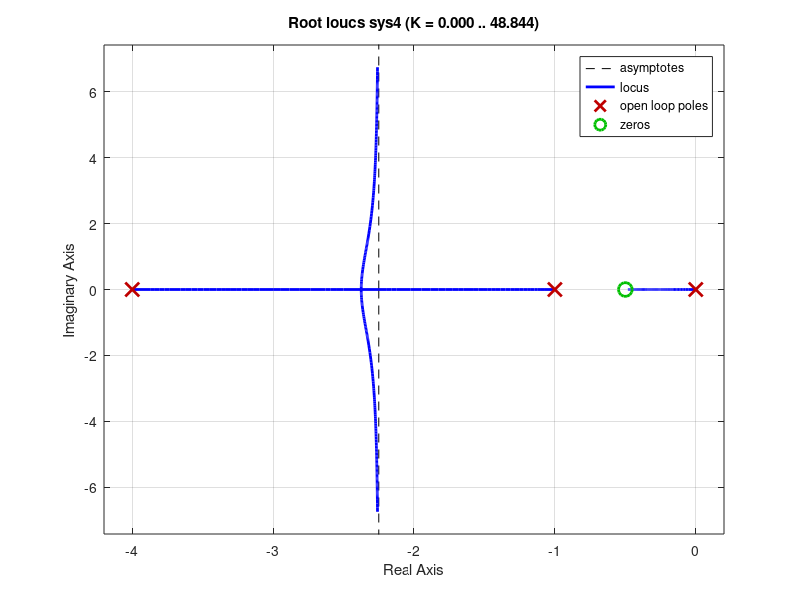

MATLAB code to generate this figure:
clc;

% Question B
num=[1]; % Numerator
denum=[1 5 4 0]; % Denominator
sys=tf(num,denum) % Transfer Function
rlocus(sys)       % Root Locus

% i
num=[1 5];
denum2=[1 5 4 0];
sys2=tf(num,denum2)
rlocus(sys2)

% ii
num=[1 2];
denum3=[1 5 4 0];
sys3=tf(num,denum3)
rlocus(sys3)

% iii
num=[1 0.5];
denum4=[1 5 4 0];
sys4=tf(num,denum4)
rlocus(sys4)